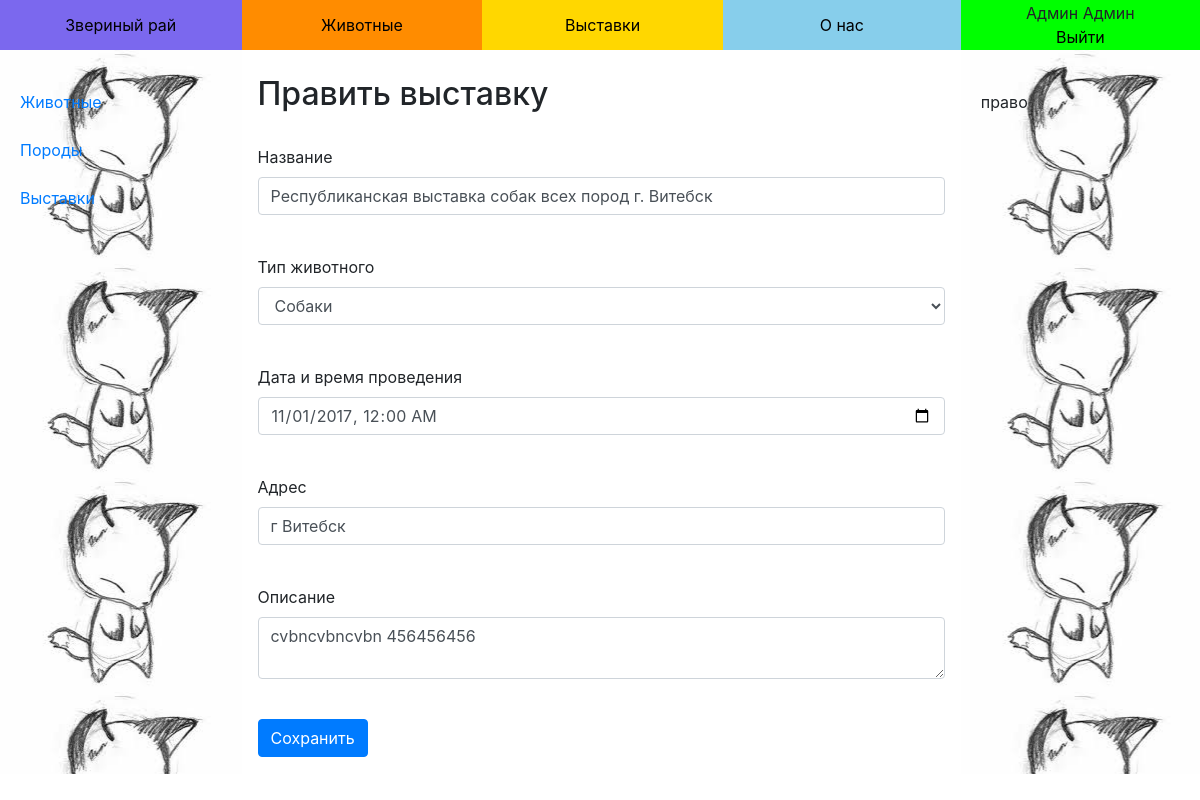
The page /admin/exhibitions/2 (signed in) on the database its author committed.
### data/users.py (models this page shows, shortened)
class User(SqlAlchemyBase, UserMixin, CRUDMixin):
    __tablename__ = 'users'
    first_name = sqlalchemy.Column(sqlalchemy.String)
    last_name = sqlalchemy.Column(sqlalchemy.String)
    email = sqlalchemy.Column(sqlalchemy.String, index=True, unique=True)
    hashed_password = sqlalchemy.Column(sqlalchemy.String)
    role_id = sqlalchemy.Column(sqlalchemy.Integer)
    fillable = ['first_name', 'last_name', 'email']
    def is_role(self, role_id):
        return self.role_id == role_id
    @property
    def is_admin(self):
        return self.role_id == ADMIN_ROLE

### data/exhibitions.py (models this page shows)
class Exhibition(SqlAlchemyBase, CRUDMixin):
    __tablename__ = 'exhibitions'
    name = sqlalchemy.Column(sqlalchemy.String)
    address = sqlalchemy.Column(sqlalchemy.String)
    date = sqlalchemy.Column(sqlalchemy.DateTime)
    about = sqlalchemy.Column(sqlalchemy.String, nullable=True)
    animal_id = sqlalchemy.Column(sqlalchemy.Integer, sqlalchemy.ForeignKey("animals.id"))
    animal = orm.relation('Animal')

### routes/admin.py (the view)
@admin.route('/exhibitions/<int:id>', methods=['GET', 'POST'])
def exhibition_update(id):
    exhibition = Exhibition.get_or_404(id)
    animals = Animal.query().order_by(Animal.name).all()
    form = ExhibitionForm()
    form.animal_id.choices = [(a.id, a.name) for a in animals]
    if form.validate_on_submit():
        exhibition.update(**form.data)
        return redirect('/admin/exhibitions')
    form.animal_id.default = exhibition.animal_id
    form.process()
    form.name.data = exhibition.name
    form.date.data = exhibition.date
    form.address.data = exhibition.address
    form.about.data = exhibition.about
    return render_template('admin/exhibition.html', title='Править выставку', form=form)

### forms/admin.py
class ExhibitionForm(FlaskForm):
    name = StringField('Название', validators=[DataRequired(message=DATA_REQUIRED_ERROR)])
    animal_id = SelectField('Тип животного', validate_choice=False)
    date = DateTimeLocalField('Дата и время проведения', format='%Y-%m-%dT%H:%M', validators=[DataRequired(message=DATA_REQUIRED_ERROR)])
    address = StringField('Адрес', validators=[DataRequired(message=DATA_REQUIRED_ERROR)])
    about = TextAreaField('Описание')
    submit = SubmitField('Сохранить')

### data/mixins.py (called while the page is built)
    @classmethod
    def query(cls):
        return cls._db_session().query(cls)

    @classmethod
    def get(cls, id):
        return cls.query().get(id)

    @classmethod
    def get_or_404(cls, id):
        instance = cls.get(id)
        if instance is None:
            raise NotFound()
        return instance

    @classmethod
    def _db_session(cls):
        if not hasattr(cls, 'db_session'):
            cls.db_session = db_session()
        return cls.db_session

### routes/admin.py (called while the page is built)
@admin.before_request
def _before():
    if current_user.is_authenticated and current_user.is_role(users.ADMIN_ROLE):
        return
    raise Forbidden()

### routes/utils.py (called while the page is built)
def user_loader(user_id):
    return User.get(user_id)

### templates/admin/exhibition.html (shortened to what this page needs)
{% extends "base.html" %}
{% block content %}
    <h2>{{title}}</h2><br>
    <form method="post">
        <p>
            {{ form.name.label }}<br>
            {{ form.name(class="form-control") }}<br>
        </p>
        <p>
            {{ form.animal_id.label }}<br>
            {{ form.animal_id(class="form-control") }}<br>
        </p>
        <p>
            {{ form.date.label }}<br>
            {{ form.date(class="form-control", pattern="[0-9]{4}-[0-9]{2}-[0-9]{2}T[0-9]{2}:[0-9]{2}") }}<br>
        </p>
        <p>
            {{ form.address.label }}<br>
            {{ form.address(class="form-control") }}<br>
        </p>
        <p>
            {{ form.about.label }}<br>
            {{ form.about(class="form-control") }}<br>
        </p>
        <p>{{ form.submit(type="submit", class="btn btn-primary") }}</p>
    </form>
{% endblock %}

### templates/base.html (shortened to what this page needs)
<!DOCTYPE html>
<html lang="en">
  <head>
    <link rel="stylesheet"
          href="https://stackpath.bootstrapcdn.com/bootstrap/4.4.1/css/bootstrap.min.css"
 />
  </head>
  <body bgcolor="Khaki">
    <table width="100%" align="center">
      <tr id="menu">
        <td width="250px" height="50px" bgcolor="#7B68EE" align="center"><a href="/">Звериный рай</a></td>
        <td width="250px" height="50px" bgcolor="#FF8C00" align="center"><a href="{{ url_for('public.animals') }}"> Животные</a></td>
        <td width="250px" height="50px" bgcolor="#FFD700" align="center"><a href="{{ url_for('public.exhibitions') }}"> Выставки</a></td>
        <td width="250px" height="50px" bgcolor="#87CEEB" align="center"><a href="/about">О нас</a></td>
        <td width="250px" height="50px" bgcolor="#00FF00" align="center">
          {% if current_user.is_authenticated %}
            {{ current_user.first_name }} {{ current_user.last_name }}<br>
            <a href="/logout">Выйти</a>
          {% else %}
            <a href="/login">Вход</a> / <a href="/register">Регистрация</a>
          {% endif %}
        </td>
      </tr>
        <tr>
        <td class="field">
          {% if current_user.is_authenticated %}
            {% if current_user.is_admin %}
              <a href="{{url_for('admin.animals_view')}}">Животные</a><br><br>
              <a href="{{url_for('admin.breeds_view')}}">Породы</a><br><br>
              <a href="{{url_for('admin.exhibitions_view')}}">Выставки</a>
            {% else %}
              <a href="">Мои животные</a><br><br>
              <a href="">Мои выставки</a>
            {% endif %}
          {% endif %}
        </td>
        <td colspan="3" valign="top">
          <br>
          <main role="main" class="container">
              {% block content %} {% endblock %}
          </main>
        </td>
        <td class="field">
          право
        </td>
      </tr>
    </table>
  </body>
</html>

### templates/base.html (style rules this page uses)
body { margin: 0; padding: 0 }
#menu a { color: #000 }
.field { background: url(/static/images/field_bg.jpg) 50% 0; width: 250px; vertical-align: top; padding: 40px 20px }

### rows shown on the page
User: first_name "Админ", last_name "Админ"
Exhibition: name "Республиканская выставка собак всех пород г. Витебск", animal_id "Собаки", date "11/01/2017 00:00", address "г Витебск", about "cvbncvbncvbn 456456456"

### other values the page prints
{{ title }} "Править выставку"
